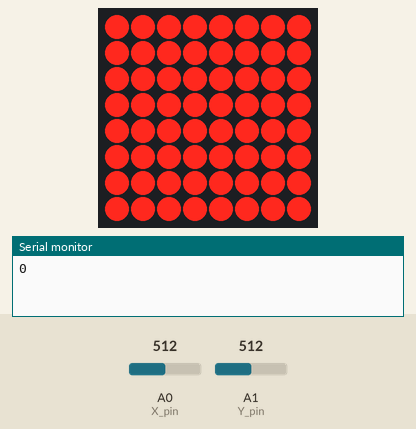
Simulated run of this sketch. Board: Arduino Uno, built with avr-gcc and run on an emulated ATmega328P. Parts: 8×8 LED matrix, the last lines printed to the serial monitor. Inputs (shaded band) come from the test bench; at power-on: A1 (Y_pin) = 512, A0 (X_pin) = 512. Random numbers use the default seed unless the sketch sets one.

Above: at 12.9 s.
At 16.84 s:
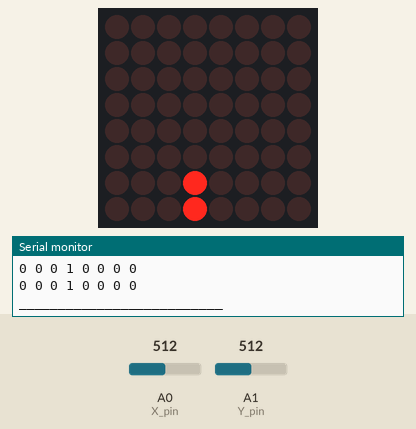
17.1 s: A1 (Y_pin) set to 705
19.4 s: A1 (Y_pin) set to 719
At 19.66 s:
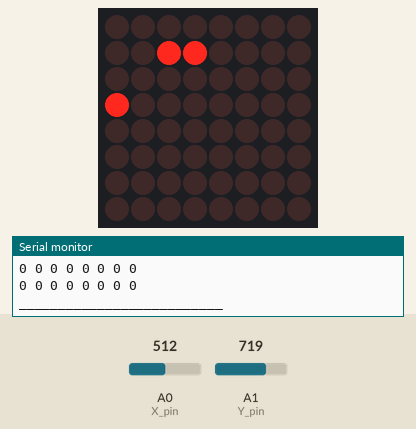
21.8 s: A0 (X_pin) set to 699
24.8 s: A0 (X_pin) set to 726
At 25.29 s:
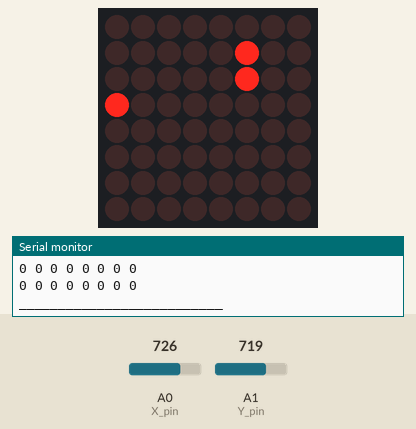
27.4 s: A0 (X_pin) set to 511
At 27.84 s:
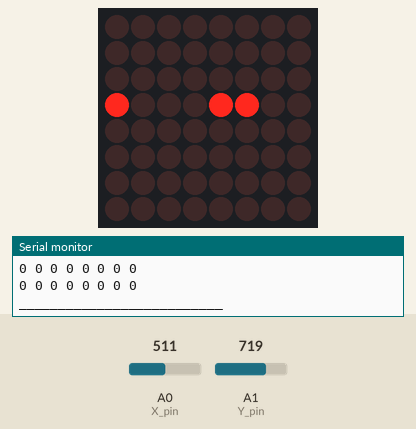
29.9 s: A0 (X_pin) set to 716
At 30.4 s:
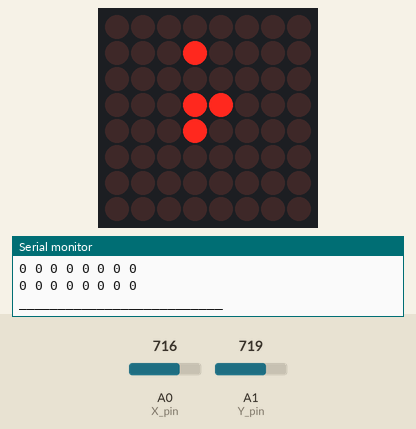

The sketch:

Snake.ino
```cpp
//We always have to include the library
#include "LedControl.h"
//For saving the High Score ;)
#include <EEPROM.h>

//Analog Joystick Pins
const int SW_pin = 2; // digital pin connected to switch output
const int X_pin = 0; // analog pin connected to X output
const int Y_pin = 1; // analog pin connected to Y output

int pause = 100;
const int size1 = 8 * 8;
boolean isFood [size1];
boolean occupied [size1];
int posx[size1];
int posy[size1];
int snake_length = 0;
int dir = 0;
int last_dir = 0;

int highscore;

boolean food = false;

//datapin, clkPin, csPin, numDevices
LedControl lc = LedControl(12, 10, 11, 1);


void showScore(int score){
  int row=0;
  int col=0;
  for (int row = 0; row < 8&&row*8+col<score; row++) {
    for (int col = 0; col < 8&&row*8+col<score; col++) {
      delay(200);
      lc.setLed(0, row, col, true);
    }
  }
  delay(2000);
}
//Spielsieg-Methode
void gameover() {
  int score=snake_length+1;
  if(score>highscore){
    highscore=score;
    EEPROM.write(0,highscore);
  }
  lc.clearDisplay(0);
  showScore(score);
  lc.clearDisplay(0);
}

void draw() {
  for (int i = 0; i < 8; i++) {
    for (int k = 0; k < 8; k++) {
      if (occupied[i * 8 + k] || isFood[i * 8 + k]) {
        lc.setLed(0, i, k, true);
      }
      else {
        lc.setLed(0, i, k, false);
      }
    }
  }
}

void makeSnake() {
  posx[0] = 3;
  posx[1] = 3;
  posy[0] = 3;
  posy[1] = 2;
  occupied[posy[0] * 8 + posx[0]] = true;
  occupied[posy[1] * 8 + posx[1]] = true;
  snake_length += 1;
}

int checkPos(int pos) {
  if (pos > 7) {
    pos = 0;
  }
  if (pos < 0) {
    pos = 7;
  }
  return pos;
}

void reset_field() {
  for (int i = 0; i < size1; i++) {
    isFood [i] = false;
    occupied [i] = false;
    posx[i] = 0;
    posy[i] = 0;
    food=false;

  }
}

//Vorbereitung
void setup() {
  randomSeed(analogRead(2));
  highscore = EEPROM.read(0);
  Serial.println("Highscore: " + highscore);
  //AnalogStick vorbereitung
  pinMode(SW_pin, INPUT);
  digitalWrite(SW_pin, HIGH);
  Serial.begin(9600);
  Serial.print(posx[10]);

  lc.shutdown(0, false);
  /* Set the brightness to a medium values */
  lc.setIntensity(0, 2);
  /* and clear the display */
  lc.clearDisplay(0);
  showScore(highscore);
  lc.clearDisplay(0);
  reset_field();
  snake_length = 0;
  makeSnake();
  draw();
  delay(1000);
}


int readStick() {
  if (analogRead(X_pin) > 512 + 200 && last_dir != 2) {
    return 0;
  }
  if (analogRead(Y_pin) > 512 + 200 && last_dir != 1) {
    return 3;
  }
  if (analogRead(X_pin) < 512 - 200 && last_dir != 0) {
    return 2;
  }
  if (analogRead(Y_pin) < 512 - 200 && last_dir != 3) {
    return 1;
  }
  return dir;
}


int wait;
int food_counter = 0;

boolean foodCount(int val) {
  if (food_counter < val) {
    food_counter++;
    return false;
  }
  food_counter = 0;
  return true;
}


void spawnFood() {
  while (1) {
    int placex = random(0, 8);
    int placey = random(0, 8);
    if (occupied[placey * 8 + placex] == false && isFood[placey * 8 + placex] == false) {
      isFood[placey * 8 + placex] = true;
      food = true;
      break;
    }
  }
}

void loop() {
  Serial.println(snake_length);
  if (foodCount(random(5, 15)) && food == false) {
    spawnFood();
  }

  //Schwanzende
  occupied[posy[snake_length] * 8 + posx[snake_length]] = false;
  posy[snake_length] = posy[snake_length - 1];
  posx[snake_length] = posx[snake_length - 1];
  occupied[posy[snake_length] * 8 + posx[snake_length]] = true;

  //Schwanzteile
  for (int i = snake_length; i > 0; i--) {
    posy[i] = posy[i - 1];
    posx[i] = posx[i - 1];
    occupied[posy[i] * 8 + posx[i]] = true;
  }

  dir = readStick();

  //Kopf
  move(0);

  printMatrix();
  draw();
  delay(20);

  draw();
  wait = 0;
  while (wait < pause) {
    dir = readStick();
    delay(20);
    wait += 20;
  }
}

void printMatrix() {
  for (int i = 0; i < 8; i++) {
    for (int k = 0; k < 8; k++) {

      Serial.print(occupied[i * 8 + k]);
      Serial.print(" ");
    }
    Serial.println();
  }
  Serial.println("__________________________");
}

//Bewegt schlangenteil number aber eigentlich immer Kopf und isst essen
void move(int number) {
  switch (dir) {
    case 0: posy[number]++;
      posy[number] = checkPos(posy[number]);
      break;
    case 1: posx[number]++;
      posx[number] = checkPos(posx[number]);
      break;
    case 2: posy[number]--;
      posy[number] = checkPos(posy[number]);
      break;
    case 3: posx[number]--;
      posx[number] = checkPos(posx[number]);
      break;
    default: break;
  }
  if (occupied[posy[number] * 8 + posx[number]] == true) {
    gameover();
    setup();
    return;
  }
  if (isFood[posy[number] * 8 + posx[number]] == true) {
    isFood[posy[number] * 8 + posx[number]] = false;
    food = false;
    snake_length++;
  }
  occupied[posy[number] * 8 + posx[number]] = true;
  last_dir = dir;
}
```

Measured:
- the behaviour switches between 712 and 713 on A1 (Y_pin) (found by bisection; images 1 and 2)
- the behaviour switches between 712 and 713 on A0 (X_pin) (found by bisection; images 2 and 3)
- what the display in image 0 shows lasts 2.0 s, from 12.8 s to 14.8 s
